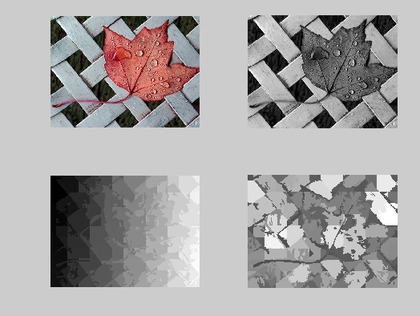
%> input picture Assignments/Assignment1Solutions/刘雪飞/cv1.png, 420 x 316 px, shrunk from 524 x 394 before the run
$ octave CV1.m   (GNU Octave 9; MATLAB toolbox functions it lacks are replaced by stand-ins)
%> lines starting %> are read from the running program, lines starting %| are printed output that depends on the picture
%读取原图像并显示
I=imread('C:\Users\Administrator\Desktop\cv1.png');
%> I is the input picture: size 316x420x3 uint8; mean R, G, B 169, 166.4, 166.3
figure,subplot(221),imshow(I),title('原始图像');
[m,n]=size('I');%图像的大小
%%
%step 1-1 extract image information
  B = double(I(:,:,3));%拆分成三通道
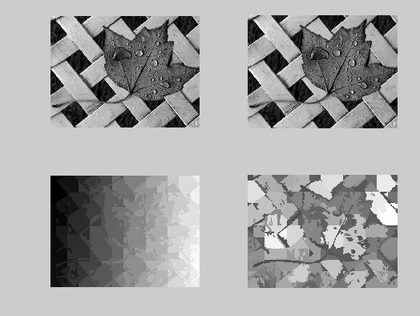
%> B: size 316x420 double; min 0, max 255, mean 166.3
  G = double(I(:,:,2));
  R = double(I(:,:,1));
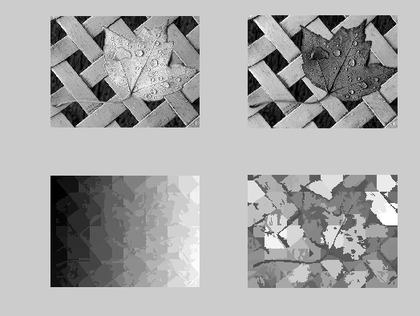
%> R: size 316x420 double; min 0, max 255, mean 169
  R = R/16;%每个通道压缩16倍或者采用for循环将每个像素的值量化到1-15
  G = G/16;
  B = B/16;
 H(:,:,3)=B;
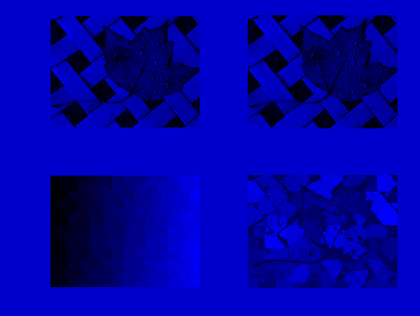
%> H: size 316x420x3 double; mean R, G, B 0, 0, 10.4; drawn with min black and max white
 H(:,:,2)=G;
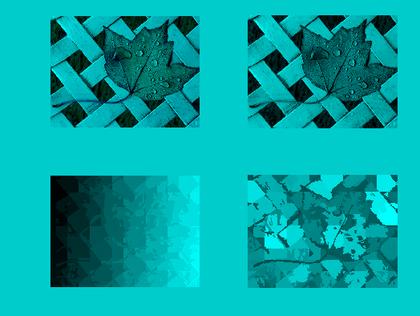
%> H: size 316x420x3 double; mean R, G, B 0, 10.4, 10.4; drawn with min black and max white
 H(:,:,1)=R;
 %figure,imshow(H)            %H为三颜色变换后的彩色图像
  RGB=B*16*16+G*16+R;        %RGB为颜色单值表示后的一维矩阵
subplot(222),imshow(imdivide(RGB,max(max(RGB))));%4096
  %imshow(image);
  %figure,imshow(I);
  %%
  %step 1-2 segment the input image into superpixels
  % im contains the input RGB image as a SINGLE array
regionSize = 30;%每块超像素的大小
regularizer = 1;%调整的尺寸
%> (the run ends here)
